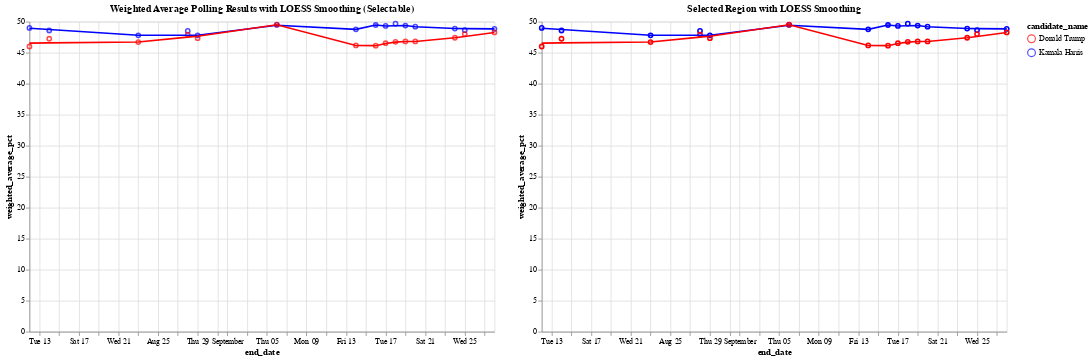

The notebook cell this image was saved under:
### Code cell
# Define the color scale for the two candidates
color_scale = alt.Scale(domain=['Donald Trump', 'Kamala Harris'], range=['red', 'blue'])

# Step 1: Create a selection brush for the horizontal axis (end_date)
brush = alt.selection_interval(encodings=['x'])  # Brush selection on the x-axis

# Step 2: Create the base chart with points and LOESS smoothing (Chart 1)
base = alt.Chart(df_weighted_averages).mark_point().encode(
    x='end_date:T',
    y='weighted_average_pct:Q',
    color=alt.Color('candidate_name:N', scale=color_scale)
)

loess = base.transform_loess(
    'end_date', 'weighted_average_pct', groupby=['candidate_name'], bandwidth=0.3
).mark_line()

chart1 = (base + loess).add_params(
    brush  # Add the brush selection to Chart 1
).properties(
    title='Weighted Average Polling Results with LOESS Smoothing (Selectable)',
    width=600,
    height=400
)

# Step 3: Create the side-by-side chart that will show the selected region with tooltip

# Apply the same selection filter to both points and LOESS in chart2
selected_points = base.encode(
    opacity=alt.condition(brush, alt.value(1), alt.value(0)),  # Highlight only selected points
    tooltip=['end_date:T', 'candidate_name:N', 'weighted_average_pct:Q']  # Add tooltip for points
).transform_filter(
    brush  # Filter by brush selection
)

# Apply LOESS smoothing for the selected range
selected_loess = alt.Chart(df_weighted_averages).transform_loess(
    'end_date', 'weighted_average_pct', groupby=['candidate_name'], bandwidth=0.3
).mark_line().encode(
    x='end_date:T',
    y='weighted_average_pct:Q',
    color=alt.Color('candidate_name:N', scale=color_scale),
    tooltip=['end_date:T', 'candidate_name:N', 'weighted_average_pct:Q']
).transform_filter(
    brush  # Filter the LOESS line by the brush selection
)

# Combine selected points and LOESS for the second chart
chart2 = (selected_points + selected_loess).properties(
    title='Selected Region with LOESS Smoothing',
    width=600,
    height=400
)

# Combine the two charts side by side
final_chart = alt.hconcat(chart1, chart2)

# Display the final chart
final_chart.show()

### Figure 1 — Vega-Lite specification as saved in the notebook (floating-point values rounded to 4 significant figures)
{"config": {"view": {"continuousWidth": 300, "continuousHeight": 300}}, "hconcat": [{"layer": [{"mark": {"type": "point"}, "encoding": {"color": {"field": "candidate_name", "scale": {"domain": ["Donald Trump", "Kamala Harris"], "range": ["red", "blue"]}, "type": "nominal"}, "x": {"field": "end_date", "type": "temporal"}, "y": {"field": "weighted_average_pct", "type": "quantitative"}}, "name": "view_15"}, {"mark": {"type": "line"}, "encoding": {"color": {"field": "candidate_name", "scale": {"domain": ["Donald Trump", "Kamala Harris"], "range": ["red", "blue"]}, "type": "nominal"}, "x": {"field": "end_date", "type": "temporal"}, "y": {"field": "weighted_average_pct", "type": "quantitative"}}, "transform": [{"loess": "weighted_average_pct", "on": "end_date", "bandwidth": 0.3, "groupby": ["candidate_name"]}]}], "height": 400, "title": "Weighted Average Polling Results with LOESS Smoothing (Selectable)", "width": 600}, {"layer": [{"mark": {"type": "point"}, "encoding": {"color": {"field": "candidate_name", "scale": {"domain": ["Donald Trump", "Kamala Harris"], "range": ["red", "blue"]}, "type": "nominal"}, "opacity": {"condition": {"param": "param_15", "value": 1}, "value": 0}, "tooltip": [{"field": "end_date", "type": "temporal"}, {"field": "candidate_name", "type": "nominal"}, {"field": "weighted_average_pct", "type": "quantitative"}], "x": {"field": "end_date", "type": "temporal"}, "y": {"field": "weighted_average_pct", "type": "quantitative"}}, "transform": [{"filter": {"param": "param_15"}}]}, {"mark": {"type": "line"}, "encoding": {"color": {"field": "candidate_name", "scale": {"domain": ["Donald Trump", "Kamala Harris"], "range": ["red", "blue"]}, "type": "nominal"}, "tooltip": [{"field": "end_date", "type": "temporal"}, {"field": "candidate_name", "type": "nominal"}, {"field": "weighted_average_pct", "type": "quantitative"}], "x": {"field": "end_date", "type": "temporal"}, "y": {"field": "weighted_average_pct", "type": "quantitative"}}, "transform": [{"loess": "weighted_average_pct", "on": "end_date", "bandwidth": 0.3, "groupby": ["candidate_name"]}, {"filter": {"param": "param_15"}}]}], "height": 400, "title": "Selected Region with LOESS Smoothing", "width": 600}], "data": {"name": "data-c9ba3af545a2f10abf401cee8a162d94"}, "params": [{"name": "param_15", "select": {"type": "interval", "encodings": ["x"]}, "views": ["view_15"]}], "$schema": "https://vega.github.io/schema/vega-lite/v5.20.1.json", "datasets": {"data-c9ba3af545a2f10abf401cee8a162d94": [{"end_date": "2024-09-28T00:00:00", "candidate_id": 16661, "candidate_name": "Kamala Harris", "weighted_average_pct": 48.84}, {"end_date": "2024-09-28T00:00:00", "candidate_id": 16651, "candidate_name": "Donald Trump", "weighted_average_pct": 48.27}, {"end_date": "2024-09-25T00:00:00", "candidate_id": 16661, "candidate_name": "Kamala Harris", "weighted_average_pct": 48.63}, {"end_date": "2024-09-25T00:00:00", "candidate_id": 16651, "candidate_name": "Donald Trump", "weighted_average_pct": 48.01}, {"end_date": "2024-09-24T00:00:00", "candidate_id": 16661, "candidate_name": "Kamala Harris", "weighted_average_pct": 48.9}, {"end_date": "2024-09-24T00:00:00", "candidate_id": 16651, "candidate_name": "Donald Trump", "weighted_average_pct": 47.41}, {"end_date": "2024-09-20T00:00:00", "candidate_id": 16661, "candidate_name": "Kamala Harris", "weighted_average_pct": 49.2}, {"end_date": "2024-09-20T00:00:00", "candidate_id": 16651, "candidate_name": "Donald Trump", "weighted_average_pct": 46.81}, {"end_date": "2024-09-19T00:00:00", "candidate_id": 16661, "candidate_name": "Kamala Harris", "weighted_average_pct": 49.38}, {"end_date": "2024-09-19T00:00:00", "candidate_id": 16651, "candidate_name": "Donald Trump", "weighted_average_pct": 46.82}, {"end_date": "2024-09-18T00:00:00", "candidate_id": 16661, "candidate_name": "Kamala Harris", "weighted_average_pct": 49.68}, {"end_date": "2024-09-18T00:00:00", "candidate_id": 16651, "candidate_name": "Donald Trump", "weighted_average_pct": 46.75}, {"end_date": "2024-09-17T00:00:00", "candidate_id": 16661, "candidate_name": "Kamala Harris", "weighted_average_pct": 49.32}, {"end_date": "2024-09-17T00:00:00", "candidate_id": 16651, "candidate_name": "Donald Trump", "weighted_average_pct": 46.53}, {"end_date": "2024-09-16T00:00:00", "candidate_id": 16661, "candidate_name": "Kamala Harris", "weighted_average_pct": 49.47}, {"end_date": "2024-09-16T00:00:00", "candidate_id": 16651, "candidate_name": "Donald Trump", "weighted_average_pct": 46.14}, {"end_date": "2024-09-14T00:00:00", "candidate_id": 16661, "candidate_name": "Kamala Harris", "weighted_average_pct": 48.76}, {"end_date": "2024-09-14T00:00:00", "candidate_id": 16651, "candidate_name": "Donald Trump", "weighted_average_pct": 46.18}, {"end_date": "2024-09-06T00:00:00", "candidate_id": 16661, "candidate_name": "Kamala Harris", "weighted_average_pct": 49.49}, {"end_date": "2024-09-06T00:00:00", "candidate_id": 16651, "candidate_name": "Donald Trump", "weighted_average_pct": 49.51}, {"end_date": "2024-08-29T00:00:00", "candidate_id": 16661, "candidate_name": "Kamala Harris", "weighted_average_pct": 47.81}, {"end_date": "2024-08-29T00:00:00", "candidate_id": 16651, "candidate_name": "Donald Trump", "weighted_average_pct": 47.34}, {"end_date": "2024-08-28T00:00:00", "candidate_id": 16661, "candidate_name": "Kamala Harris", "weighted_average_pct": 48.5}, {"end_date": "2024-08-28T00:00:00", "candidate_id": 16651, "candidate_name": "Donald Trump", "weighted_average_pct": 47.9}, {"end_date": "2024-08-23T00:00:00", "candidate_id": 16661, "candidate_name": "Kamala Harris", "weighted_average_pct": 47.81}, {"end_date": "2024-08-23T00:00:00", "candidate_id": 16651, "candidate_name": "Donald Trump", "weighted_average_pct": 46.72}, {"end_date": "2024-08-14T00:00:00", "candidate_id": 16661, "candidate_name": "Kamala Harris", "weighted_average_pct": 48.58}, {"end_date": "2024-08-14T00:00:00", "candidate_id": 16651, "candidate_name": "Donald Trump", "weighted_average_pct": 47.25}, {"end_date": "2024-08-12T00:00:00", "candidate_id": 16661, "candidate_name": "Kamala Harris", "weighted_average_pct": 49.0}, {"end_date": "2024-08-12T00:00:00", "candidate_id": 16651, "candidate_name": "Donald Trump", "weighted_average_pct": 46.0}]}}
